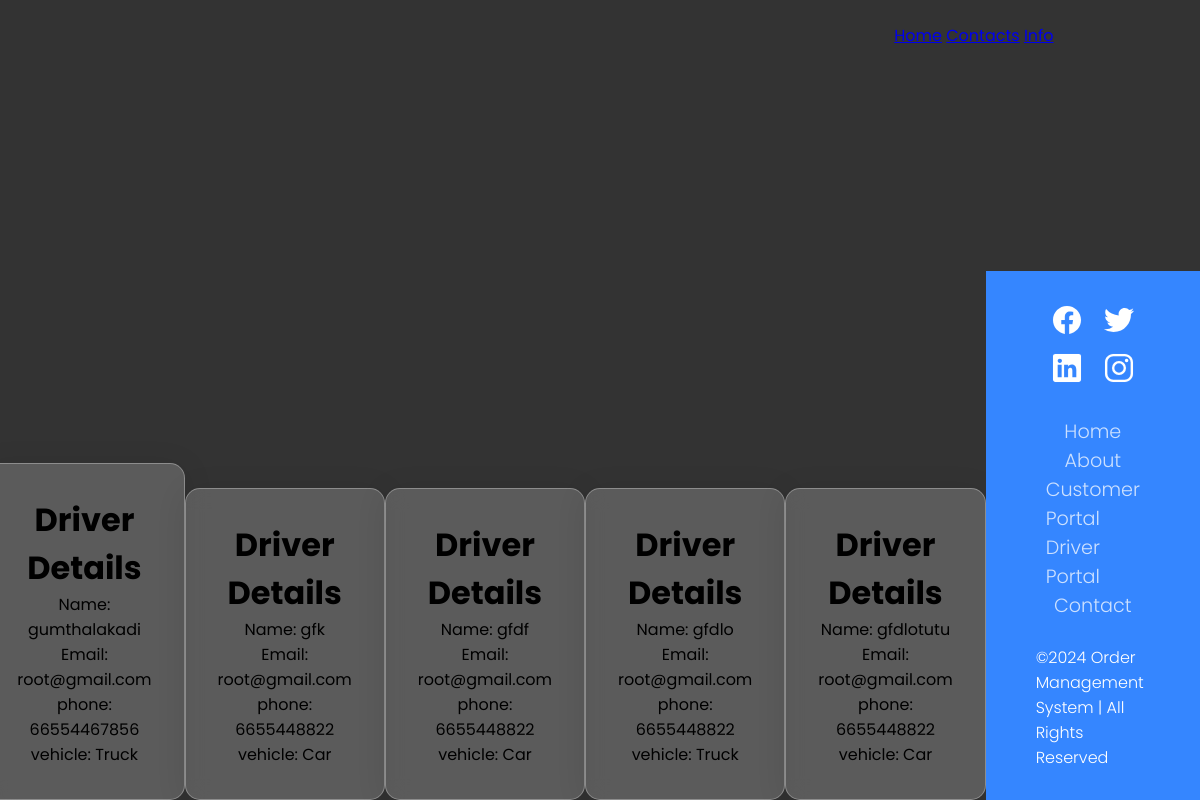
Page /d on the committed database.
### v_order/models.py (models this page shows, shortened)
class driver(models.Model):
    name = models.CharField(max_length=100)
    phone = models.IntegerField()
    email = models.EmailField()
    address = models.TextField()
    aadhaar = models.IntegerField()
    license = models.CharField(max_length=20)
    password = models.CharField(max_length=100)
    vehicle = models.CharField(max_length=50)
    availability = models.CharField(max_length=20)

### v_order/views.py (the view)
# urls.py: path("d",views.detail,name="detail"),
def detail(request):
    data =driver.objects.all()
    return render(request, 'detail.html', {'data':data})

### v_order/templates/detail.html (shortened to what this page needs)
<!DOCTYPE html>
<html lang="en">
<head>
</head>
<body>
    {% include "header.html" %}
    {%for obj in data%}
    <div class="glass-card" style="">
        <h1>Driver Details</h1>
        <p>Name: {{obj.name }}</p>
        <p>Email: {{obj.email }}</p>
        <p>phone: {{obj.phone }}</p>
        <p>vehicle: {{obj.vehicle}}</p>
    </div>
    {% endfor %}
    {% include "footer.html" %}
</body>
</html>

### v_order/templates/header.html
<header style="position:absolute; bottom:94%; right:12.2%" >
    <nav>
        <a href="{%url 'index'%}">Home</a>
        <a href="/contact">Contacts</a>
        <a href="/info">Info</a>
    </nav>
</header>

### v_order/templates/footer.html (shortened to what this page needs)
<html>
    <head>
    </head>
<body>
  <footer class="footer">
    <div class="waves">
      <div class="wave" id="wave1"></div>
      <div class="wave" id="wave3"></div>
    </div>
    <ul class="social-icon">
      <li class="social-icon__item"><a class="social-icon__link" href="https://www.facebook.com/">
          <ion-icon name="logo-facebook"></ion-icon>
        </a></li>
      <li class="social-icon__item"><a class="social-icon__link" href="https://x.com/i/flow/login?input_flow_data=%7B%22requested_variant%22%3A%22eyJteCI6IjIifQ%3D%3D%22%7D">
          <ion-icon name="logo-twitter"></ion-icon>
        </a></li>
      <li class="social-icon__item"><a class="social-icon__link" href="https://in.linkedin.com/">
          <ion-icon name="logo-linkedin"></ion-icon>
        </a></li>
      <li class="social-icon__item"><a class="social-icon__link" href="https://www.instagram.com/">
          <ion-icon name="logo-instagram"></ion-icon>
        </a></li>
    </ul>
    <ul class="menu">
      <li class="menu__item"><a class="menu__link" href="{%url 'index'%}">Home</a></li>
      <li class="menu__item"><a class="menu__link" href="/info">About</a></li>
      <li class="menu__item"><a class="menu__link" href="/i">Customer Portal</a></li>
      <li class="menu__item"><a class="menu__link" href="/lr">Driver Portal</a></li>
      <li class="menu__item"><a class="menu__link" href="/contact">Contact</a></li>
    </ul>
    <p>&copy;2024 Order Management System | All Rights Reserved</p>
  </footer>
</body>
</html>

### v_order/templates/detail.html (style rules this page uses)
body { margin: 0; display: flex; justify-content: center; align-items: center; height: 100vh; background: linear-gradient(135deg, #f3ec78, #af4261); font-family: Arial, sans-serif; }
.glass-card { background: rgba(255, 255, 255, 0.2); border-radius: 15px; padding: 2em; backdrop-filter: blur(10px); box-shadow: 0 4px 30px rgba(0, 0, 0, 0.1); border: 1px solid rgba(255, 255, 255, 0.3); width: 350px; text-align: center; }

### v_order/templates/footer.html (style rules this page uses)
* { margin: 0; padding: 0; box-sizing: border-box; font-family: "Poppins", sans-serif; }
body { display: flex; background: #333; justify-content: flex-end; align-items: flex-end; min-height: 100vh; }
.footer { position: relative; width: 100%; background: #3586ff; min-height: 100px; padding: 20px 50px; display: flex; justify-content: center; align-items: center; flex-direction: column; }
.social-icon, .menu { position: relative; display: flex; justify-content: center; align-items: center; margin: 10px 0; flex-wrap: wrap; }
.social-icon__item, .menu__item { list-style: none; }
.social-icon__link { font-size: 2rem; color: #fff; margin: 0 10px; display: inline-block; transition: 0.5s; }
.menu__link { font-size: 1.2rem; color: #fff; margin: 0 10px; display: inline-block; transition: 0.5s; text-decoration: none; opacity: 0.75; font-weight: 300; }
.footer p { color: #fff; margin: 15px 0 10px 0; font-size: 1rem; font-weight: 300; }
.wave { position: absolute; top: -100px; left: 0; width: 100%; height: 100px; background: url("https://i.ibb.co/wQZVxxk/wave.png"); background-size: 1000px 100px; }
.wave#wave1 { z-index: 1000; opacity: 1; bottom: 0; animation: animateWaves 4s linear infinite; }
.wave#wave3 { z-index: 1000; opacity: 0.2; bottom: 15px; animation: animateWaves 3s linear infinite; }

### rows in the picture
driver: name "gumthalakadi", email "root@gmail.com", phone "66554467856", vehicle "Truck"
driver: name "gfk", email "root@gmail.com", phone "6655448822", vehicle "Car"
driver: name "gfdf", email "root@gmail.com", phone "6655448822", vehicle "Car"
driver: name "gfdlo", email "root@gmail.com", phone "6655448822", vehicle "Truck"
driver: name "gfdlotutu", email "root@gmail.com", phone "6655448822", vehicle "Car"
